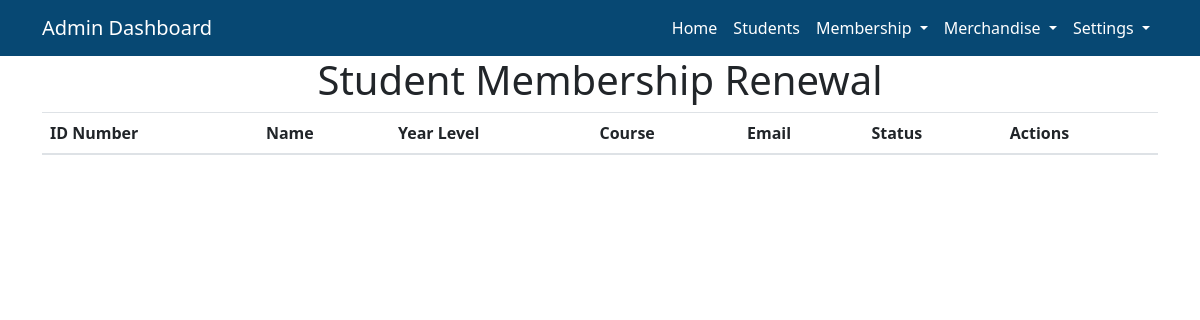
Page /Admin/AdminRenewal.php (signed in) on the earlier database version.
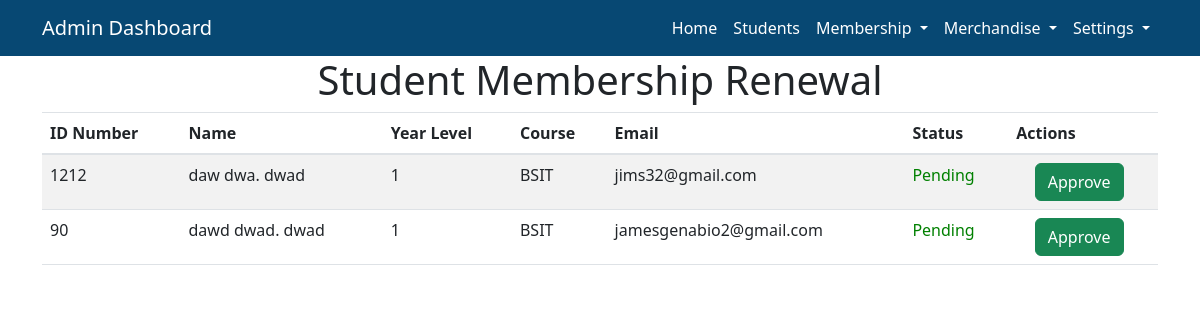
Same page on the later database version.
### tables this page shows
CREATE TABLE `students` (
  `id_number` int(10) NOT NULL,
  `first_name` varchar(20) NOT NULL,
  `middle_name` varchar(20) NOT NULL,
  `last_name` varchar(20) NOT NULL,
  `email` varchar(50) NOT NULL,
  `course` varchar(5) NOT NULL,
  `year` int(11) NOT NULL,
  `password` varchar(150) NOT NULL,
  `status` varchar(5) NOT NULL,
  `subscription` varchar(20) NOT NULL
);

### Backend/BackendAdmin.php (called while the page is built, shortened)
<?php
function renewalTable(){
    $db = Database::getInstance();
    $conn = $db->getConnection();
    $sqlStudents = "SELECT students.id_number, students.first_name, students.middle_name, students.last_name, students.year, students.course, students.email from students inner join renewal on students.id_number = renewal.id_number where students.status = 'TRUE' AND students.subscription = 'Approve' AND renewal.status = 'Activate';";
    $result = mysqli_query($conn, $sqlStudents);
    if(mysqli_num_rows($result) > 0)
        {
          $listPerson = [];
          while($row = mysqli_fetch_array($result)) {
              $listPerson[] = $row;
          }
        }
    return $listPerson;
}
?>

### Admin/AdminRenewal.php (the view, shortened to what this page needs)
<?php
      include '../api/apiAdmin.php';
     $listSub = renewalTable();
?>
<!DOCTYPE html>
<html lang="en">
<head>
</head>
<body>
<h1 class="text-center">Student Membership Renewal</h1>
<div class="container">
<table id="example" class="table table-striped table-hover display compact " style="width:100%; overflow:auto">
    <thead>
        <tr>
            <th>ID Number</th>
            <th>Name</th>
            <th>Year Level</th>
            <th>Course</th>
            <th>Email</th>
            <th>Status</th>
            <th>Actions</th>
        </tr>
    </thead>
    <tbody>
        <?php foreach ($listSub as $person): ?>
            <tr>
                <td><?php echo $person['id_number']; ?></td>
                <td><?php echo $person['first_name']." ".$person['middle_name'].". ".$person['last_name']; ?></td>
                <td><?php echo $person['year']; ?></td>
                <td><?php echo $person['course']; ?></td>
                <td><?php echo $person['email']; ?></td>
                <td style="color:green">Pending</td>
                <td class="align-middle">
    <div  class="d-flex justify-content-center align-items-center gap-3">
        <form action="AdminRenewal.php" method="POST" class="approve-form" id="approveForm">
            <button type="submit" name="approveRenewal" class="btn btn-success mr-2" id="approveBtn" >Approve</button>
        </form>
        </div>
</td>
            </tr>
        <?php endforeach; ?>
    </tbody>
</table>
  </div>
</body>
</html>

Differences in the rows shown:
added students: id_number "1212", first_name "daw", middle_name "dwa", last_name "dwad", year "1", course "BSIT", email "jims32@gmail.com"
added students: id_number "90", first_name "dawd", middle_name "dwad", last_name "dwad", year "1", course "BSIT", email "jamesgenabio2@gmail.com"
